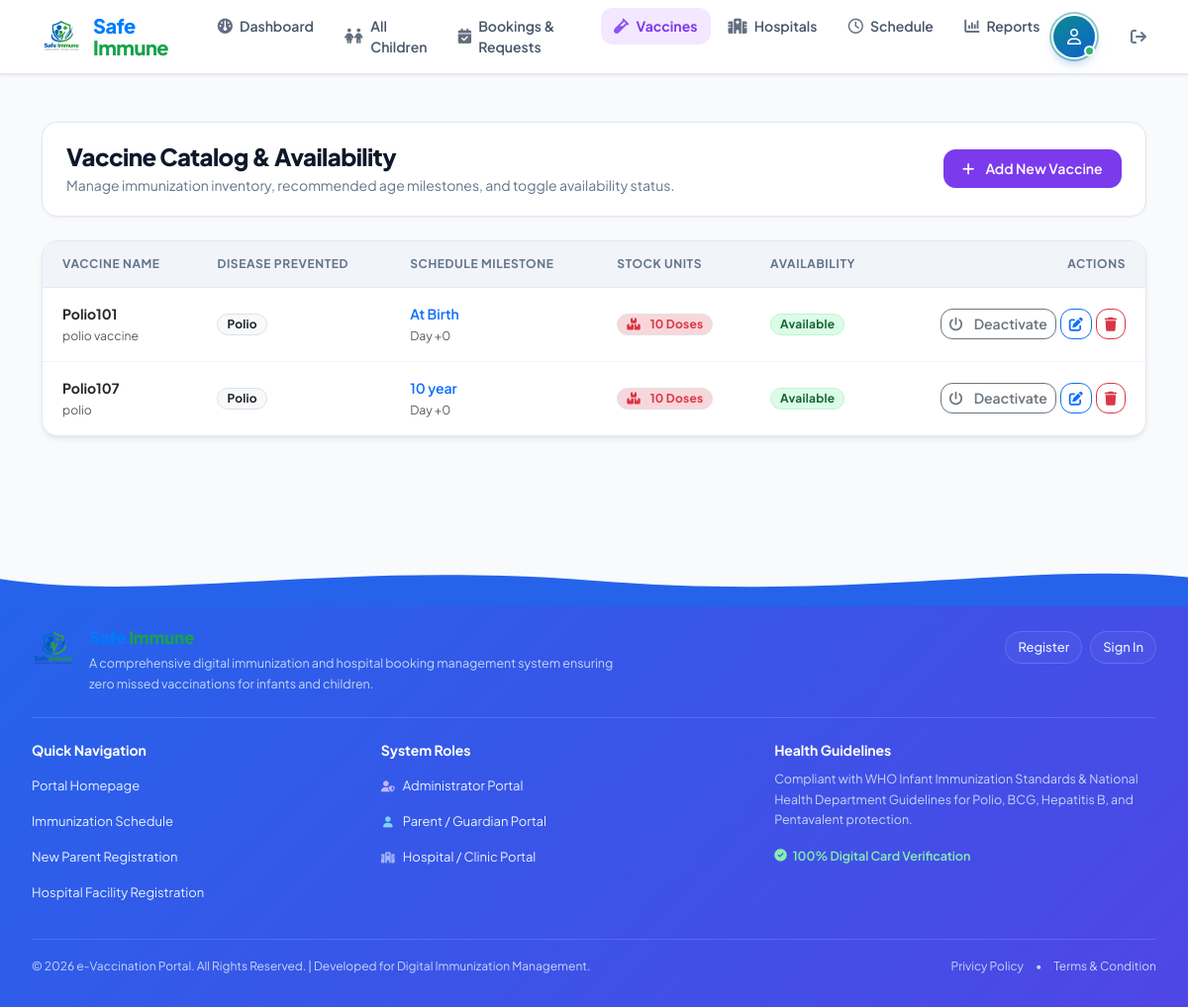
/admin/vaccines.php (signed in), run on the app's committed database.
### tables this page shows
CREATE TABLE `vaccines` (
  `id` INT NOT NULL AUTO_INCREMENT,
  `name` VARCHAR(100) NOT NULL,
  `disease_prevented` VARCHAR(255) NOT NULL,
  `recommended_age` VARCHAR(100) NOT NULL,
  `recommended_days_from_birth` INT DEFAULT 0,
  `doses_required` INT DEFAULT 1,
  `status` VARCHAR(20) DEFAULT 'available',
  `stock_quantity` INT DEFAULT 100,
  `description` TEXT,
  `created_at` DATETIME DEFAULT CURRENT_TIMESTAMP,
  PRIMARY KEY (`id`)
);

### includes/db.php (called while the page is built, shortened)
<?php
function get_db(): PDO {
    static $pdo = null;
    if ($pdo !== null) {
        return $pdo;
    }
    try {
        if (DB_DRIVER === 'sqlite') {
            $dbDir = dirname(SQLITE_PATH);
            if (!is_dir($dbDir)) {
                mkdir($dbDir, 0777, true);
            }
            $isNew = !file_exists(SQLITE_PATH) || filesize(SQLITE_PATH) === 0;
            $pdo = new PDO('sqlite:' . SQLITE_PATH);
            $pdo->setAttribute(PDO::ATTR_ERRMODE, PDO::ERRMODE_EXCEPTION);
            $pdo->setAttribute(PDO::ATTR_DEFAULT_FETCH_MODE, PDO::FETCH_ASSOC);
            $pdo->exec("PRAGMA foreign_keys = ON;");
            if ($isNew || !table_exists($pdo, 'users')) {
                initialize_database($pdo);
            }
        } else {
            $dsn = "mysql:host=" . DB_HOST . ";port=" . DB_PORT . ";dbname=" . DB_NAME . ";charset=utf8mb4";
            $pdo = new PDO($dsn, DB_USER, DB_PASS, [
                PDO::ATTR_ERRMODE => PDO::ERRMODE_EXCEPTION,
                PDO::ATTR_DEFAULT_FETCH_MODE => PDO::FETCH_ASSOC,
                PDO::ATTR_EMULATE_PREPARES => false
            ]);
        }
        return $pdo;
    } catch (PDOException $e) {
        die("Database Connection Error: " . htmlspecialchars($e->getMessage()));
    }
}
function db_query(string $sql, array $params = []): PDOStatement {
    $pdo = get_db();
    $stmt = $pdo->prepare($sql);
    $stmt->execute($params);
    return $stmt;
}
function db_fetch_all(string $sql, array $params = []): array {
    return db_query($sql, $params)->fetchAll();
}

### admin/vaccines.php (the view, shortened to what this page needs)
<?php
require_once __DIR__ . '/../includes/functions.php';
$action = $_GET['action'] ?? 'list';
$editVaccine = null;
$vaccines = db_fetch_all("SELECT * FROM vaccines ORDER BY recommended_days_from_birth ASC, id ASC");
require_once __DIR__ . '/../includes/header.php';
?>
<div class="page-header-bar">
    <div>
        <h1 class="page-title">Vaccine Catalog &amp; Availability</h1>
        <p class="page-subtitle">Manage immunization inventory, recommended age milestones, and toggle availability status.</p>
    </div>
    <button type="button" onclick="document.getElementById('vaccineFormCard').classList.toggle('d-none')" class="btn btn-purple">
        <i class="fa-solid fa-plus me-1"></i> <?= ($editVaccine || $action === 'add') ? 'Close Form' : 'Add New Vaccine' ?>
    </button>
</div>
<div class="table-card">
    <div class="table-responsive">
        <table class="table-custom">
            <thead>
                <tr>
                    <th>Vaccine Name</th>
                    <th>Disease Prevented</th>
                    <th>Schedule Milestone</th>
                    <th>Stock Units</th>
                    <th>Availability</th>
                    <th class="text-end">Actions</th>
                </tr>
            </thead>
            <tbody>
                <?php if (empty($vaccines)): ?>
                    <tr>
                        <td colspan="6">
                            <div class="empty-state-box">
                                <div class="empty-state-icon text-muted">
                                    <i class="fa-solid fa-vial"></i>
                                </div>
                                <h6 class="empty-state-title">No Vaccines in Catalog</h6>
                                <p class="empty-state-text">The vaccine inventory is currently empty. Add vaccines to build the infant immunization catalog.</p>
                            </div>
                        </td>
                    </tr>
                <?php else: ?>
                    <?php foreach ($vaccines as $v): ?>
                        <tr>
                            <td>
                                <div class="fw-bold text-dark"><?= htmlspecialchars($v['name']) ?></div>
                                <small class="text-muted"><?= htmlspecialchars($v['description'] ?: 'Standard immunization dose') ?></small>
                            </td>
                            <td>
                                <span class="badge bg-light text-dark border"><?= htmlspecialchars($v['disease_prevented']) ?></span>
                            </td>
                            <td>
                                <div class="fw-semibold text-primary"><?= htmlspecialchars($v['recommended_age']) ?></div>
                                <small class="text-muted">Day +<?= (int)$v['recommended_days_from_birth'] ?></small>
                            </td>
                            <td>
                                <span class="badge <?= (int)$v['stock_quantity'] < 20 ? 'bg-danger-subtle text-danger' : 'bg-success-subtle text-success' ?> border">
                                    <i class="fa-solid fa-boxes-stacked me-1"></i><?= (int)$v['stock_quantity'] ?> doses
                                </span>
                            </td>
                            <td>
                                <?= render_status_badge($v['status']) ?>
                            </td>
                            <td class="text-end">
                                <div class="d-inline-flex gap-1">
                                    <a href="<?= BASE_URL ?>/admin/vaccines.php?action=toggle&id=<?= $v['id'] ?>" class="btn btn-outline-secondary btn-sm py-1 px-2" title="Toggle Status">
                                        <i class="fa-solid fa-power-off me-1"></i> <?= $v['status'] === 'available' ? 'Deactivate' : 'Activate' ?>
                                    </a>
                                    <a href="<?= BASE_URL ?>/admin/vaccines.php?edit_id=<?= $v['id'] ?>" class="btn btn-outline-primary btn-sm py-1 px-2" title="Edit Details">
                                        <i class="fa-solid fa-pen-to-square"></i>
                                    </a>
                                    <a href="<?= BASE_URL ?>/admin/vaccines.php?action=delete&id=<?= $v['id'] ?>" onclick="return confirm('Are you sure you want to remove <?= htmlspecialchars(addslashes($v['name'])) ?> from the vaccine catalog?')" class="btn btn-outline-danger btn-sm py-1 px-2" title="Delete Vaccine">
                                        <i class="fa-solid fa-trash"></i>
                                    </a>
                                </div>
                            </td>
                        </tr>
                    <?php endforeach; ?>
                <?php endif; ?>
            </tbody>
        </table>
    </div>
</div>
<?php require_once __DIR__ . '/../includes/footer.php'; ?>

### includes/functions.php (shortened to what this page needs)
<?php
require_once __DIR__ . '/db.php';
function render_status_badge(string $status): string {
    $statusLower = strtolower(trim($status));
    $classes = [
        'pending' => 'badge-pending',
        'approved' => 'badge-approved',
        'completed' => 'badge-completed',
        'vaccinated' => 'badge-completed',
        'not vaccinated' => 'badge-rejected',
        'rejected' => 'badge-rejected',
        'missed' => 'badge-overdue',
        'available' => 'badge-available',
        'unavailable' => 'badge-unavailable',
        'active' => 'badge-active',
        'inactive' => 'badge-inactive',
        'due' => 'badge-due',
        'overdue' => 'badge-overdue',
        'upcoming' => 'badge-upcoming'
    ];
    $badgeClass = $classes[$statusLower] ?? 'badge-upcoming';
    $label = ucwords($status);
    return '<span class="badge ' . $badgeClass . '">' . htmlspecialchars($label) . '</span>';
}

### assets/css/global.css (style rules this page uses)
:root { --primary-color: #0284c7; --primary-hover: #0369a1; --primary-light: #e0f2fe; --primary-rgb: 2, 132, 199; --brand-color: #16a34a; --brand-hover: #15803d; --brand-light: #dcfce7; --brand-rgb: 22, 163, 74; --medical-cyan: #06b6d4; --medical-purple: #7c3aed; --medical-purple-light: #f3e8ff; --medical-indigo: #4f46e5; --medical-indigo-light: #eef2ff; --bg-app: #f8fafc; --bg-surface: #ffffff; --bg-subtle: #f1f5f9; --border-color: #e2e8f0; --border-light: #f1f5f9; --text-main: #0f172a; --text-muted: #64748b; --text-subtle: #94a3b8; --status-success: #10b981; --status-warning: #f59e0b; --status-danger: #ef4444; --status-info: #0ea5e9; --shadow-subtle: 0 1px 3px rgba(15, 23, 42, 0.05); --shadow-card: 0 4px 6px -1px rgba(15, 23, 42, 0.07), 0 2px 4px -2px rgba(15, 23, 42, 0.05); --shadow-hover: 0 10px 15px -3px rgba(15, 23, 42, 0.08), 0 4px 6px -4px rgba(15, 23, 42, 0.04); --shadow-float: 0 20px 25px -5px rgba(15, 23, 42, 0.08), 0 8px 10px -6px rgba(15, 23, 42, 0.04); --radius-sm: 0.375rem; --radius-md: 0.5rem; --radius-lg: 0.75rem; --radius-xl: 1rem; --radius-2xl: 1.25rem; --radius-pill: 9999px; }
body { font-family: 'Plus Jakarta Sans', system-ui, -apple-system, 'Segoe UI', Roboto, Helvetica, Arial, sans-serif; background-color: var(--bg-app); color: var(--text-main); min-height: 100vh; display: flex; flex-direction: column; -webkit-font-smoothing: antialiased; }
.page-header-bar { background: var(--bg-surface); border: 1px solid var(--border-color); border-radius: var(--radius-xl); padding: 1.25rem 1.5rem; margin-bottom: 1.5rem; box-shadow: var(--shadow-subtle); display: flex; flex-direction: column; gap: 1rem; transition: all 0.3s ease; }
@media (min-width: 768px) { .page-header-bar { flex-direction: row; align-items: center; justify-content: space-between; } }
.page-title { font-size: 1.5rem; font-weight: 800; color: var(--text-main); letter-spacing: -0.025em; margin-bottom: 0.25rem; }
.page-subtitle { font-size: 0.875rem; color: var(--text-muted); margin-bottom: 0; line-height: 1.5; }
.badge, .badge-custom { font-size: 0.75rem; font-weight: 700; padding: 0.35em 0.75em; border-radius: var(--radius-pill); display: inline-flex; align-items: center; gap: 0.35rem; letter-spacing: 0.02em; text-transform: capitalize; }
.badge-approved, .badge-active, .badge-available, .badge-completed, .badge-vaccinated { background-color: #dcfce7; color: #166534; border: 1px solid #bbf7d0; }
.btn { font-weight: 600; border-radius: var(--radius-lg); padding: 0.5rem 1.15rem; font-size: 0.875rem; transition: all 0.25s ease; display: inline-flex; align-items: center; justify-content: center; gap: 0.45rem; }
.btn-purple { background-color: var(--medical-purple); border-color: var(--medical-purple); color: #ffffff; }

### assets/css/tables.css (style rules this page uses)
.table-card { background: var(--bg-surface); border: 1px solid var(--border-color); border-radius: var(--radius-xl); box-shadow: var(--shadow-card); overflow: hidden; margin-bottom: 1.5rem; }
.table-custom { width: 100%; margin-bottom: 0; vertical-align: middle; border-collapse: separate; border-spacing: 0; }
.table-custom th { background-color: var(--bg-subtle); color: var(--text-muted); font-size: 0.75rem; font-weight: 700; text-transform: uppercase; letter-spacing: 0.05em; padding: 0.875rem 1.25rem; border-bottom: 1px solid var(--border-color); white-space: nowrap; }
.table-custom td { padding: 1rem 1.25rem; color: var(--text-main); font-size: 0.875rem; border-bottom: 1px solid var(--border-light); background-color: var(--bg-surface); transition: background-color 0.2s ease; }
.table-custom tbody tr:last-child td { border-bottom: none; }

### data on the page
vaccines: name "Polio101", description "polio vaccine", disease_prevented "Polio", recommended_age "At Birth", recommended_days_from_birth "0", stock_quantity "10", status "Available", shows "Deactivate"
vaccines: name "Polio107", description "polio", disease_prevented "Polio", recommended_age "10 year", recommended_days_from_birth "0", stock_quantity "10", status "Available", shows "Deactivate"

### other printed values
APP_NAME "e-Vaccination Portal"
